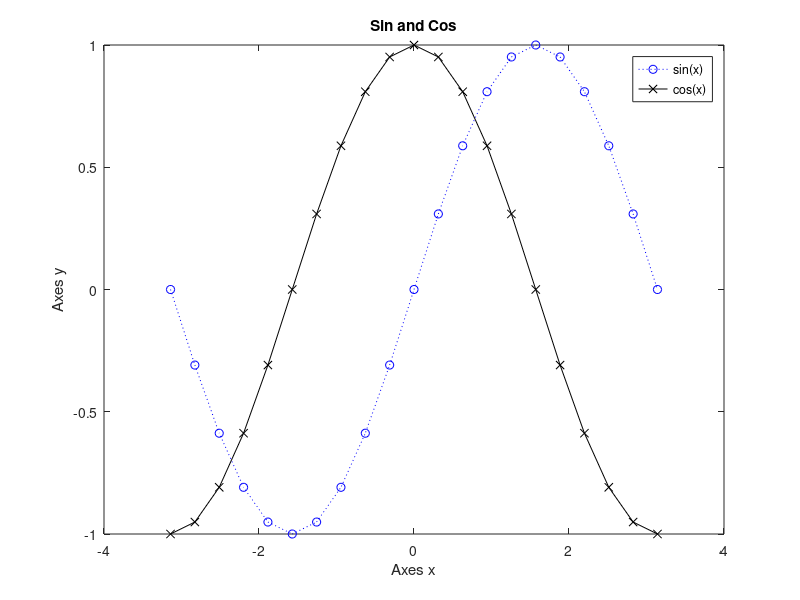

MATLAB code for this plot:
figure(1);

x=linspace(-pi,pi,21);
y=sin(x);
plot(x,y,'b:o',x,cos(x),'k-x');
title('Sin and Cos')
legend('sin(x)','cos(x)')
xlabel('Axes x')
ylabel('Axes y')

saveas(gca,'myplot.pdf','pdf')